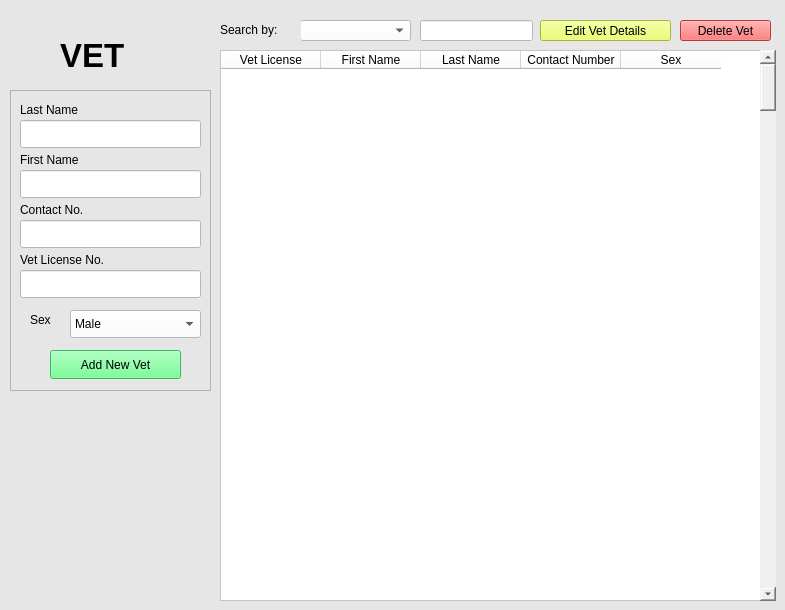
     <widget class="QWidget" name="page4Vet">
      <property name="styleSheet">
       <string notr="true">background-color: rgb(230, 230, 230);</string>
      </property>
      <widget class="QLabel" name="label1_4">
       <property name="geometry">
        <rect>
         <x>60</x>
         <y>30</y>
         <width>171</width>
         <height>51</height>
        </rect>
       </property>
       <property name="font">
        <font>
         <family>Arial</family>
         <pointsize>25</pointsize>
         <weight>75</weight>
         <bold>true</bold>
        </font>
       </property>
       <property name="styleSheet">
        <string notr="true">color: rgb(0, 0, 0);</string>
       </property>
       <property name="text">
        <string>VET</string>
       </property>
      </widget>
      <widget class="QFrame" name="newVetDetailsFrame_2">
       <property name="geometry">
        <rect>
         <x>10</x>
         <y>90</y>
         <width>201</width>
         <height>301</height>
        </rect>
       </property>
       <property name="frameShape">
        <enum>QFrame::StyledPanel</enum>
       </property>
       <property name="frameShadow">
        <enum>QFrame::Raised</enum>
       </property>
       <widget class="QLabel" name="label_27">
        <property name="geometry">
         <rect>
          <x>10</x>
          <y>10</y>
          <width>91</width>
          <height>20</height>
         </rect>
        </property>
        <property name="styleSheet">
         <string notr="true">color: rgb(0, 0, 0);</string>
        </property>
        <property name="text">
         <string>Last Name</string>
        </property>
       </widget>
       <widget class="QLineEdit" name="lastNameInput">
        <property name="geometry">
         <rect>
          <x>10</x>
          <y>30</y>
          <width>181</width>
          <height>28</height>
         </rect>
        </property>
        <property name="styleSheet">
         <string notr="true">background-color: rgb(255, 255, 255);</string>
        </property>
       </widget>
       <widget class="QLabel" name="label_28">
        <property name="geometry">
         <rect>
          <x>10</x>
          <y>60</y>
          <width>91</width>
          <height>20</height>
         </rect>
        </property>
        <property name="styleSheet">
         <string notr="true">color: rgb(0, 0, 0);</string>
        </property>
        <property name="text">
         <string>First Name</string>
        </property>
       </widget>
       <widget class="QLineEdit" name="firstNameInput">
        <property name="geometry">
         <rect>
          <x>10</x>
          <y>80</y>
          <width>181</width>
          <height>28</height>
         </rect>
        </property>
        <property name="styleSheet">
         <string notr="true">background-color: rgb(255, 255, 255);</string>
        </property>
       </widget>
       <widget class="QLabel" name="label_29">
        <property name="geometry">
         <rect>
          <x>10</x>
          <y>110</y>
          <width>91</width>
          <height>20</height>
         </rect>
        </property>
        <property name="styleSheet">
         <string notr="true">color: rgb(0, 0, 0);</string>
        </property>
        <property name="text">
         <string>Contact No.</string>
        </property>
       </widget>
       <widget class="QLineEdit" name="contactInput">
        <property name="geometry">
         <rect>
          <x>10</x>
          <y>130</y>
          <width>181</width>
          <height>28</height>
         </rect>
        </property>
        <property name="styleSheet">
         <string notr="true">background-color: rgb(255, 255, 255);</string>
        </property>
       </widget>
       <widget class="QLabel" name="label_31">
        <property name="geometry">
         <rect>
          <x>20</x>
          <y>220</y>
          <width>91</width>
          <height>20</height>
         </rect>
        </property>
        <property name="styleSheet">
         <string notr="true">color: rgb(0, 0, 0);</string>
        </property>
        <property name="text">
         <string>Sex</string>
        </property>
       </widget>
       <widget class="QPushButton" name="addButton">
        <property name="geometry">
         <rect>
          <x>40</x>
          <y>260</y>
          <width>131</width>
          <height>29</height>
         </rect>
        </property>
        <property name="styleSheet">
         <string notr="true">color: rgb(0, 0, 0);
background-color: rgb(85, 255, 127);</string>
        </property>
        <property name="text">
         <string>Add New Vet</string>
        </property>
       </widget>
       <widget class="QLineEdit" name="licenseInput">
        <property name="geometry">
         <rect>
          <x>10</x>
          <y>180</y>
          <width>181</width>
          <height>28</height>
         </rect>
        </property>
        <property name="styleSheet">
         <string notr="true">background-color: rgb(255, 255, 255);</string>
        </property>
       </widget>
       <widget class="QLabel" name="label_32">
        <property name="geometry">
         <rect>
          <x>10</x>
          <y>160</y>
          <width>111</width>
          <height>20</height>
         </rect>
        </property>
        <property name="styleSheet">
         <string notr="true">color: rgb(0, 0, 0);</string>
        </property>
        <property name="text">
         <string>Vet License No.</string>
        </property>
       </widget>
       <widget class="QComboBox" name="sexInput">
        <property name="geometry">
         <rect>
          <x>60</x>
          <y>220</y>
          <width>131</width>
          <height>28</height>
         </rect>
        </property>
        <property name="styleSheet">
         <string notr="true">color: rgb(0, 0, 0);
background-color: rgb(255, 255, 255);</string>
        </property>
        <item>
         <property name="text">
          <string>Male</string>
         </property>
        </item>
        <item>
         <property name="text">
          <string>Female</string>
         </property>
        </item>
       </widget>
      </widget>
      <widget class="QComboBox" name="comboBox_9">
       <property name="geometry">
        <rect>
         <x>300</x>
         <y>20</y>
         <width>111</width>
         <height>21</height>
        </rect>
       </property>
       <property name="styleSheet">
        <string notr="true">color: rgb(0, 0, 0);
background-color: rgb(255, 255, 255);</string>
       </property>
      </widget>
      <widget class="QLabel" name="label_33">
       <property name="geometry">
        <rect>
         <x>220</x>
         <y>20</y>
         <width>81</width>
         <height>20</height>
        </rect>
       </property>
       <property name="styleSheet">
        <string notr="true">color: rgb(0, 0, 0);</string>
       </property>
       <property name="text">
        <string>Search by:</string>
       </property>
      </widget>
      <widget class="QLineEdit" name="lineEdit_16">
       <property name="geometry">
        <rect>
         <x>420</x>
         <y>20</y>
         <width>113</width>
         <height>21</height>
        </rect>
       </property>
       <property name="styleSheet">
        <string notr="true">background-color: rgb(255, 255, 255);</string>
       </property>
      </widget>
      <widget class="QTableWidget" name="vetTable">
       <property name="geometry">
        <rect>
         <x>220</x>
         <y>50</y>
         <width>551</width>
         <height>551</height>
        </rect>
       </property>
       <property name="styleSheet">
        <string notr="true">background-color: rgb(255, 255, 255);</string>
       </property>
       <column>
        <property name="text">
         <string>Vet License</string>
        </property>
       </column>
       <column>
        <property name="text">
         <string>First Name</string>
        </property>
       </column>
       <column>
        <property name="text">
         <string>Last Name</string>
        </property>
       </column>
       <column>
        <property name="text">
         <string>Contact Number</string>
        </property>
       </column>
       <column>
        <property name="text">
         <string>Sex</string>
        </property>
       </column>
      </widget>
      <widget class="QScrollBar" name="verticalScrollBar_4">
       <property name="geometry">
        <rect>
         <x>760</x>
         <y>50</y>
         <width>16</width>
         <height>551</height>
        </rect>
       </property>
       <property name="styleSheet">
        <string notr="true">color: rgb(0, 0, 0);
background-color: rgb(239, 239, 239);</string>
       </property>
       <property name="orientation">
        <enum>Qt::Vertical</enum>
       </property>
      </widget>
      <widget class="QPushButton" name="editVetButton">
       <property name="geometry">
        <rect>
         <x>540</x>
         <y>20</y>
         <width>131</width>
         <height>21</height>
        </rect>
       </property>
       <property name="styleSheet">
        <string notr="true">color: rgb(0, 0, 0);
background-color: rgb(231, 255, 75);</string>
       </property>
       <property name="text">
        <string>Edit Vet Details</string>
       </property>
      </widget>
      <widget class="QPushButton" name="deleteVetButton">
       <property name="geometry">
        <rect>
         <x>680</x>
         <y>20</y>
         <width>91</width>
         <height>21</height>
        </rect>
       </property>
       <property name="styleSheet">
        <string notr="true">color: rgb(0, 0, 0);
background-color: rgb(255, 79, 79);</string>
       </property>
       <property name="text">
        <string>Delete Vet</string>
       </property>
      </widget>
     </widget>
